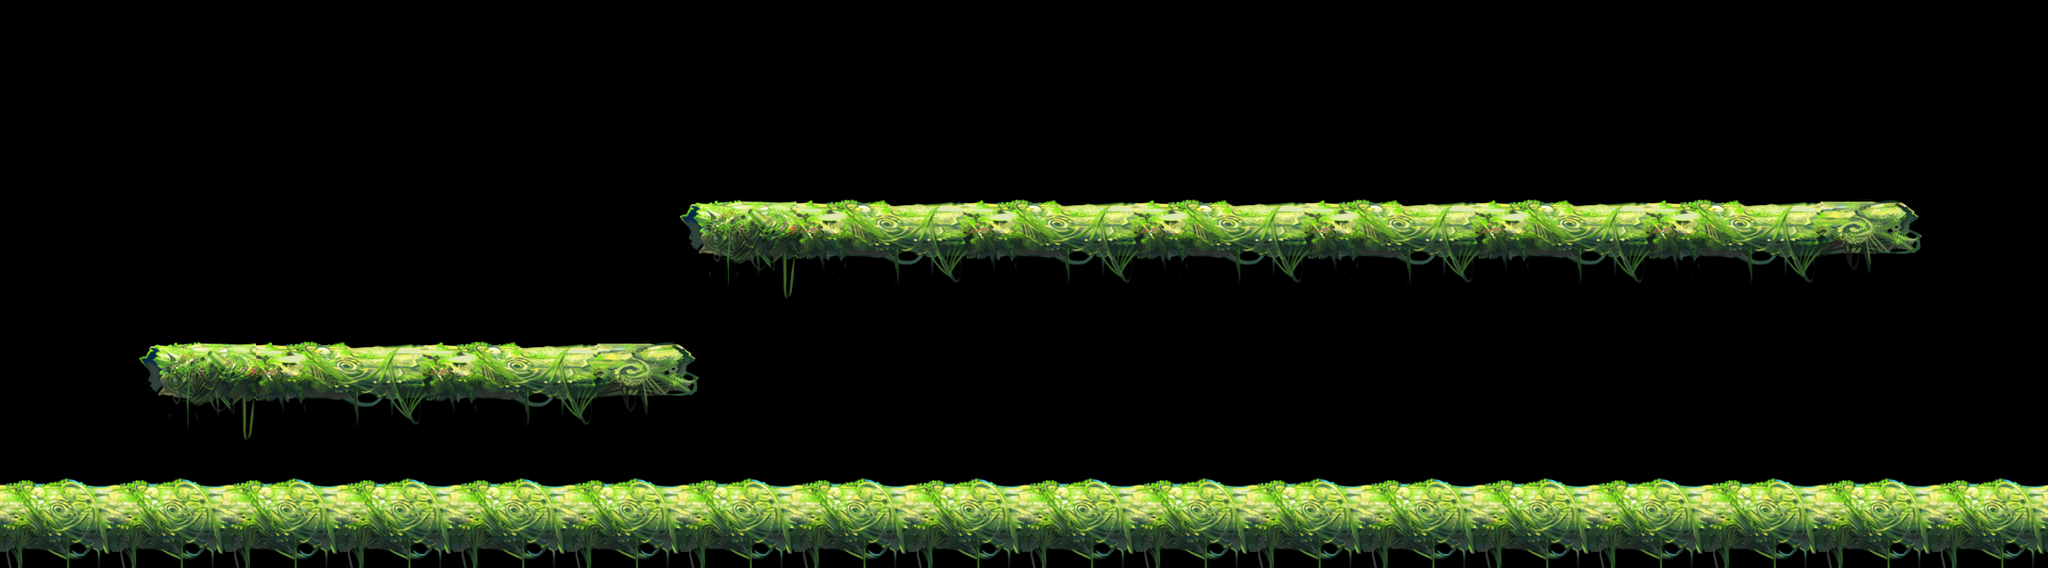

This is a level from a 2D game, rendered from its Tiled map with the project's own tilesets. A one-line summary and the map file follow, with tile-layer data summarised:
An orthogonal 72x20 tile map with 32x32 px tiles, 4 tile layers (块层 1, 块层 2, 块层 3, 块层 4), 4 tilesets and 28 objects.

<map version="1.0" orientation="orthogonal" width="72" height="20" tilewidth="32" tileheight="32">
 <tileset firstgid="1" name="downmid" tilewidth="32" tileheight="32">
  <image source="downmid.png" width="128" height="128" />
 </tileset>
 <tileset firstgid="17" name="upleft" tilewidth="32" tileheight="32">
  <image source="upleft.png" width="160" height="128" />
 </tileset>
 <tileset firstgid="37" name="upmid" tilewidth="32" tileheight="32">
  <image source="upmid.png" width="192" height="128" />
 </tileset>
 <tileset firstgid="61" name="upright" tilewidth="32" tileheight="32">
  <image source="upright.png" width="128" height="128" />
 </tileset>
 <layer name="块层 1" width="72" height="20">
  <data>[1440 cells, 288 non-empty, 16 distinct tile ids]</data>
 </layer>
 <layer name="块层 2" width="72" height="20">
  <data>[1440 cells, 40 non-empty, 20 distinct tile ids]</data>
 </layer>
 <layer name="块层 3" width="72" height="20">
  <data>[1440 cells, 192 non-empty, 24 distinct tile ids]</data>
 </layer>
 <layer name="块层 4" width="72" height="20">
  <data>[1440 cells, 24 non-empty, 12 distinct tile ids]</data>
 </layer>
 <objectgroup name="block" width="72" height="20">
  <object x="-6" y="562" width="2314" height="82" />
  <object x="171" y="400" width="599" height="56" />
  <object x="779" y="244" width="1368" height="60" />
 </objectgroup>
 <objectgroup name="gold" width="72" height="20">
  <object x="672" y="352" />
  <object x="608" y="351" />
  <object x="864" y="511" />
  <object x="928" y="511" />
  <object x="992" y="511" />
  <object x="1056" y="512">
   <properties>
    <property name="type" value="1" />
   </properties>
  </object>
  <object x="1119" y="512" />
  <object x="1184" y="513" />
  <object x="1247" y="512" />
  <object x="1311" y="513">
   <properties>
    <property name="type" value="1" />
   </properties>
  </object>
  <object x="1376" y="513" />
  <object x="1440" y="511" />
  <object x="1505" y="512" />
  <object x="896" y="191" />
  <object x="960" y="192" />
  <object x="1056" y="96" />
  <object x="1120" y="95" />
  <object x="1217" y="192" />
  <object x="1279" y="192" />
  <object x="1344" y="192" />
  <object x="1438" y="96" />
  <object x="1502" y="96" />
  <object x="1601" y="191" />
  <object x="1664" y="191" />
  <object x="1728" y="192" />
 </objectgroup>
</map>
